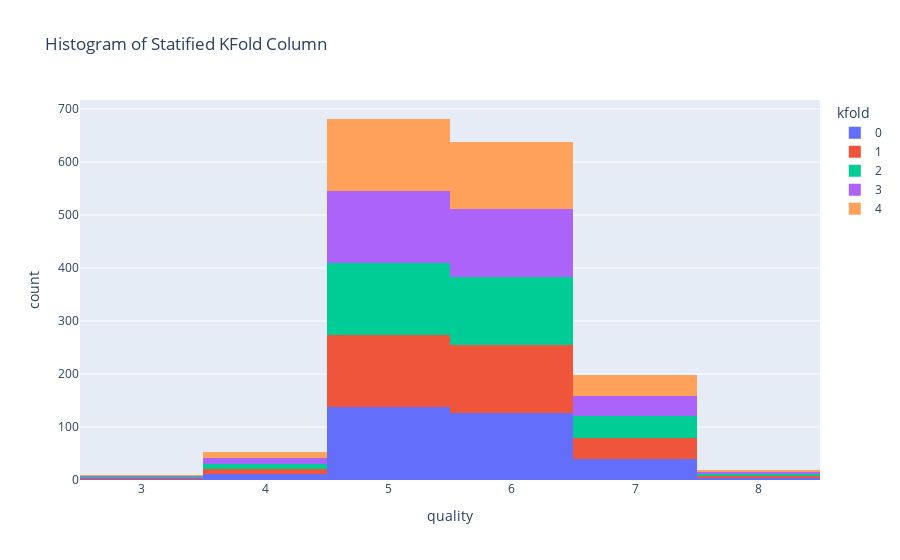

Source (notebook cell):
### Code cell
from sklearn.model_selection import StratifiedKFold
url = "https://archive.ics.uci.edu/ml/machine-learning-databases/wine-quality/winequality-red.csv"
df = pd.read_csv(url, sep=";")
skf = StratifiedKFold(n_splits=5, shuffle=True, random_state=42)

df['kfold'] = -1

# Split df into 5 folds
for fold, (train_index, test_index) in enumerate(skf.split(df, df['quality'])):
    df.loc[test_index, 'kfold'] = fold

import plotly.express as px

df = df.sort_values(by="kfold")
fig = px.histogram(df, x="quality", color="kfold", title="Histogram of Statified KFold Column")
fig.show()

### Figure 1 — Plotly figure (JSON) as saved in the notebook; plotly's stock layout.template omitted (floating-point values rounded to 4 significant figures; data arrays with more than 128 entries replaced by an {"elided": "..."} marker saying what was removed)
{"data": [{"alignmentgroup": "True", "bingroup": "x", "hovertemplate": "kfold=0<br>quality=%{x}<br>count=%{y}<extra></extra>", "legendgroup": "0", "marker": {"color": "#636efa", "pattern": {"shape": ""}}, "name": "0", "offsetgroup": "0", "orientation": "v", "showlegend": true, "type": "histogram", "x": {"elided": "320 int values"}, "xaxis": "x", "yaxis": "y"}, {"alignmentgroup": "True", "bingroup": "x", "hovertemplate": "kfold=1<br>quality=%{x}<br>count=%{y}<extra></extra>", "legendgroup": "1", "marker": {"color": "#EF553B", "pattern": {"shape": ""}}, "name": "1", "offsetgroup": "1", "orientation": "v", "showlegend": true, "type": "histogram", "x": {"elided": "320 int values"}, "xaxis": "x", "yaxis": "y"}, {"alignmentgroup": "True", "bingroup": "x", "hovertemplate": "kfold=2<br>quality=%{x}<br>count=%{y}<extra></extra>", "legendgroup": "2", "marker": {"color": "#00cc96", "pattern": {"shape": ""}}, "name": "2", "offsetgroup": "2", "orientation": "v", "showlegend": true, "type": "histogram", "x": {"elided": "320 int values"}, "xaxis": "x", "yaxis": "y"}, {"alignmentgroup": "True", "bingroup": "x", "hovertemplate": "kfold=3<br>quality=%{x}<br>count=%{y}<extra></extra>", "legendgroup": "3", "marker": {"color": "#ab63fa", "pattern": {"shape": ""}}, "name": "3", "offsetgroup": "3", "orientation": "v", "showlegend": true, "type": "histogram", "x": {"elided": "320 int values"}, "xaxis": "x", "yaxis": "y"}, {"alignmentgroup": "True", "bingroup": "x", "hovertemplate": "kfold=4<br>quality=%{x}<br>count=%{y}<extra></extra>", "legendgroup": "4", "marker": {"color": "#FFA15A", "pattern": {"shape": ""}}, "name": "4", "offsetgroup": "4", "orientation": "v", "showlegend": true, "type": "histogram", "x": {"elided": "319 int values"}, "xaxis": "x", "yaxis": "y"}], "layout": {"barmode": "relative", "legend": {"title": {"text": "kfold"}, "tracegroupgap": 0}, "title": {"text": "Histogram of Statified KFold Column"}, "xaxis": {"anchor": "y", "domain": [0, 1], "title": {"text": "quality"}}, "yaxis": {"anchor": "x", "domain": [0, 1], "title": {"text": "count"}}}}
